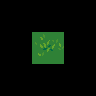

The image is a tile-based game level rendered from a .tmx file. Its description and source (layers, tilesets, objects; grid data summarised) follow:
An orthogonal 3x3 tile map with 32x32 px tiles, 18 tile layers (Regions, Input_set, Output0_Grass, Output1_Grass, ...), 2 tilesets.

<map version="1.0" orientation="orthogonal" width="3" height="3" tilewidth="32" tileheight="32">
 <tileset firstgid="1" name="ruleset" tilewidth="32" tileheight="32">
  <image source="ruleset.png" trans="ff00ff" width="256" height="64" />
 </tileset>
 <tileset firstgid="17" name="grass" tilewidth="32" tileheight="32">
  <image source="../tiles/grass.png" trans="ff00ff" width="96" height="192" />
 </tileset>
 <layer name="Regions" width="3" height="3">
  <data>[9 cells, 1 non-empty, 1 distinct tile ids]</data>
 </layer>
 <layer name="Input_set" width="3" height="3">
  <data>[9 cells, 1 non-empty, 1 distinct tile ids]</data>
 </layer>
 <layer name="Output0_Grass" width="3" height="3">
  <data>[9 cells, 1 non-empty, 1 distinct tile ids]</data>
 </layer>
 <layer name="Output1_Grass" width="3" height="3">
  <data>[9 cells, 1 non-empty, 1 distinct tile ids]</data>
 </layer>
 <layer name="Output2_Grass" width="3" height="3">
  <data>[9 cells, 1 non-empty, 1 distinct tile ids]</data>
 </layer>
 <layer name="Output3_Grass" width="3" height="3">
  <data>[9 cells, 1 non-empty, 1 distinct tile ids]</data>
 </layer>
 <layer name="Output4_Grass" width="3" height="3">
  <data>[9 cells, 1 non-empty, 1 distinct tile ids]</data>
 </layer>
 <layer name="Output5_Grass" width="3" height="3">
  <data>[9 cells, 1 non-empty, 1 distinct tile ids]</data>
 </layer>
 <layer name="Output6_Grass" width="3" height="3">
  <data>[9 cells, 1 non-empty, 1 distinct tile ids]</data>
 </layer>
 <layer name="Output7_Grass" width="3" height="3">
  <data>[9 cells, 1 non-empty, 1 distinct tile ids]</data>
 </layer>
 <layer name="Output8_Grass" width="3" height="3">
  <data>[9 cells, 1 non-empty, 1 distinct tile ids]</data>
 </layer>
 <layer name="Output9_Grass" width="3" height="3">
  <data>[9 cells, 1 non-empty, 1 distinct tile ids]</data>
 </layer>
 <layer name="Output10_Grass" width="3" height="3">
  <data>[9 cells, 1 non-empty, 1 distinct tile ids]</data>
 </layer>
 <layer name="Output11_Grass" width="3" height="3">
  <data>[9 cells, 1 non-empty, 1 distinct tile ids]</data>
 </layer>
 <layer name="Output12_Grass" width="3" height="3">
  <data>[9 cells, 1 non-empty, 1 distinct tile ids]</data>
 </layer>
 <layer name="Output13_Grass" width="3" height="3">
  <data>[9 cells, 1 non-empty, 1 distinct tile ids]</data>
 </layer>
 <layer name="Output14_Grass" width="3" height="3">
  <data>[9 cells, 1 non-empty, 1 distinct tile ids]</data>
 </layer>
 <layer name="Output15_Grass" width="3" height="3">
  <data>[9 cells, 1 non-empty, 1 distinct tile ids]</data>
 </layer>
</map>
